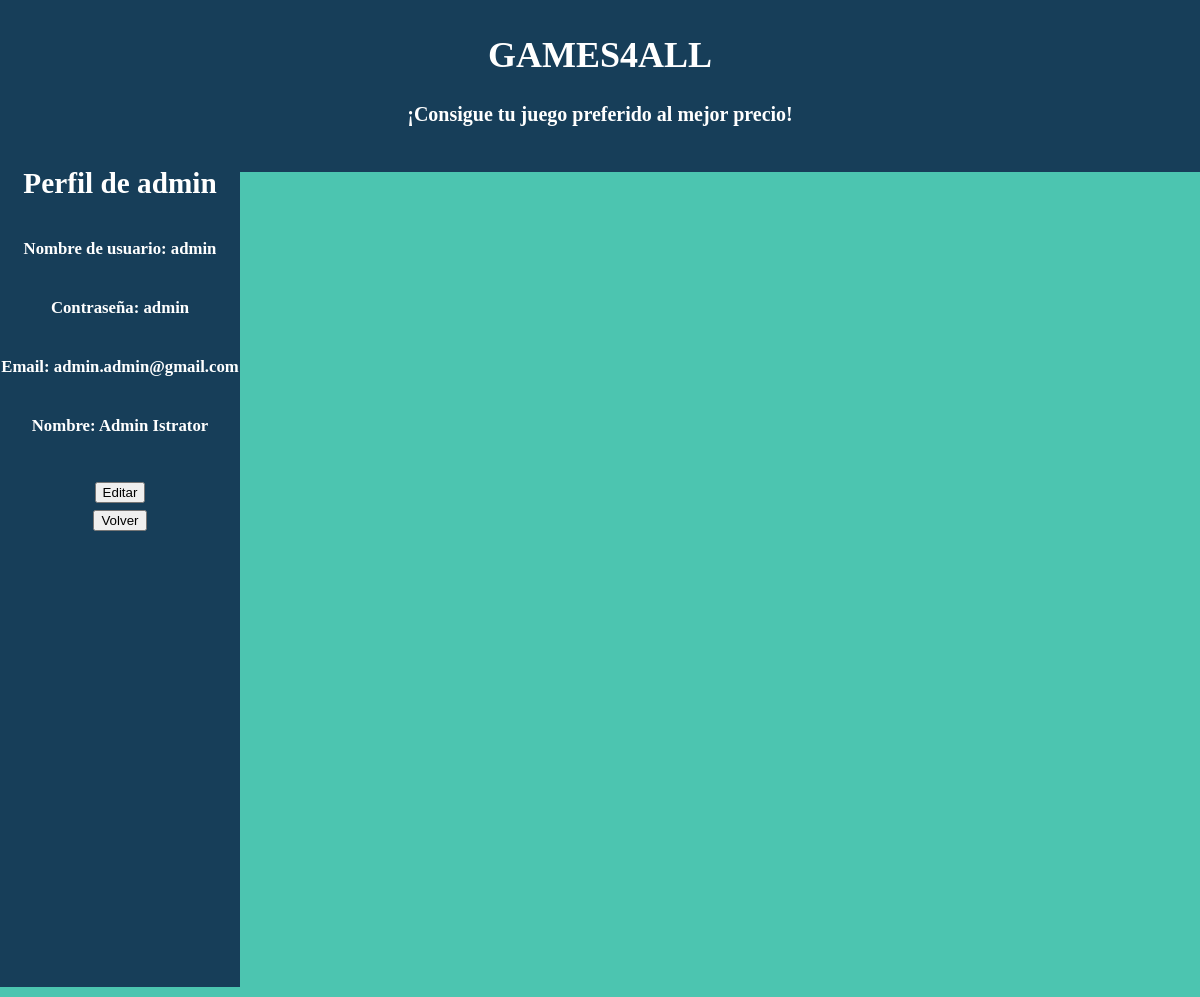
/gestionar_perfil.php (signed in), run on the app's committed database.
### tables this page shows
CREATE TABLE `usuario` (
  `id_usuario` int(11) NOT NULL,
  `rol` varchar(15) NOT NULL DEFAULT 'usuario',
  `alias` varchar(15) NOT NULL,
  `password` varchar(15) NOT NULL,
  `correo` varchar(30) NOT NULL,
  `nombre` varchar(60) NOT NULL,
  `pais` varchar(20) NOT NULL,
  `ciudad` varchar(20) NOT NULL,
  `direccion` varchar(40) NOT NULL,
  `cod_postal` varchar(8) NOT NULL
);

### gestionar_perfil.php (the view, shortened to what this page needs)
<!DOCTYPE html>
<html>
    <head>
        <link rel="stylesheet" href="estilos.css">
        <div id="header">
        <h1>GAMES4ALL</h1>
        <h4>¡Consigue tu juego preferido al mejor precio!</h4>
    </div>
    </head>
     <?php
        $alias = $_COOKIE['alias'];
        $conexion = mysqli_connect("localhost", "root", "", "games4all")or die("Fallo al hacer la consulta.");
        $consulta = mysqli_query($conexion, "SELECT * FROM usuario WHERE alias = '$alias'");
        $linea = mysqli_fetch_array($consulta);
        $alias = $linea["alias"];
        $pass = $linea["password"];
        $email = $linea["correo"];
        $nombre = $linea["nombre"];
    ?>
    <body style="background-color: #4CC5B0; text-align: center; color: #000000;">
        <div style="float: left; width: 20%; height: 850px;margin-top: -60px; background-color: #173E59; color: #ffffff;font-size: 25px;">
            <h3>Perfil de <?php echo $alias ?></h3>
            <h6>Nombre de usuario: <?php echo $alias ?></h6>
            <h6>Contraseña: <?php echo $pass ?></h6>
            <h6>Email: <?php echo $email ?></h6>
            <h6>Nombre: <?php echo $nombre ?></h6>
            <form method="post" action="editar_usuario.php">
            <input type="submit" value="Editar">
            </form>
            <form method="POST" action="menus.php">
                <input type="submit" value="Volver">
            </form>
        </div>
    </body>
</html>

### estilos.css (style rules this page uses)
body { background: url('fondo.png') no-repeat center center fixed; background-size: contain; text-align: center; color: #4CC5B0; margin: 0; }
#header { background-color: #173E59; color: #ffffff; padding: 20px; margin-top: -10px; margin-left: 0px; margin-right: 0px; margin-bottom: 25px; }
#header h1 { font-family: 'Brush Script MT', cursive; font-size: 36px; }
#header h4 { font-family: 'Brush Script MT', cursive; font-size: 20px; }

### data on the page
usuario: alias "admin", password "admin", correo "admin.admin@gmail.com", nombre "Admin Istrator"
